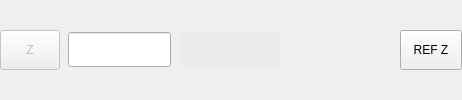
       <widget class="QWidget" name="dros_z_layout" native="true">
        <property name="minimumSize">
         <size>
          <width>0</width>
          <height>42</height>
         </size>
        </property>
        <layout class="QHBoxLayout" name="z_axis_dro_layout_6">
         <property name="spacing">
          <number>8</number>
         </property>
         <property name="leftMargin">
          <number>0</number>
         </property>
         <property name="topMargin">
          <number>2</number>
         </property>
         <property name="rightMargin">
          <number>0</number>
         </property>
         <property name="bottomMargin">
          <number>2</number>
         </property>
         <item>
          <widget class="MDIButton" name="zero_z_button">
           <property name="enabled">
            <bool>false</bool>
           </property>
           <property name="sizePolicy">
            <sizepolicy hsizetype="Preferred" vsizetype="Preferred">
             <horstretch>0</horstretch>
             <verstretch>0</verstretch>
            </sizepolicy>
           </property>
           <property name="minimumSize">
            <size>
             <width>60</width>
             <height>40</height>
            </size>
           </property>
           <property name="maximumSize">
            <size>
             <width>60</width>
             <height>40</height>
            </size>
           </property>
           <property name="styleSheet">
            <string notr="true">MDIButton {
   	font: 17pt &quot;Bebas Kai&quot;;
}</string>
           </property>
           <property name="text">
            <string>Z</string>
           </property>
           <property name="icon">
            <iconset resource="../../../../src/probe_basic/probe_basic.qrc">
             <normaloff>:/images/zero.png</normaloff>:/images/zero.png</iconset>
           </property>
           <property name="iconSize">
            <size>
             <width>20</width>
             <height>20</height>
            </size>
           </property>
           <property name="rules" stdset="0">
            <string>[
    {
        &quot;channels&quot;: [
            {
                &quot;url&quot;: &quot;status:g5x_index&quot;,
                &quot;trigger&quot;: true,
                &quot;type&quot;: &quot;int&quot;
            }
        ],
        &quot;expression&quot;: &quot;&quot;,
        &quot;name&quot;: &quot;G5x Index&quot;,
        &quot;property&quot;: &quot;None&quot;
    }
]</string>
           </property>
           <property name="MDICommand" stdset="0">
            <string>G10 L20 P{ch[0]} Z0.0</string>
           </property>
          </widget>
         </item>
         <item>
          <widget class="DROLineEdit" name="dro_entry_z_main">
           <property name="sizePolicy">
            <sizepolicy hsizetype="Preferred" vsizetype="Fixed">
             <horstretch>1</horstretch>
             <verstretch>0</verstretch>
            </sizepolicy>
           </property>
           <property name="minimumSize">
            <size>
             <width>100</width>
             <height>35</height>
            </size>
           </property>
           <property name="focusPolicy">
            <enum>Qt::ClickFocus</enum>
           </property>
           <property name="styleSheet">
            <string notr="true">DROLineEdit{
    border-style: transparant;
    border-color: rgb(235, 235, 235);
    border-width: 1px;
    border-radius: 5px;
    color: black;
    background: rgb(235, 235, 235);
    padding-right: 2px;
    font: 17pt &quot;Bebas Kai&quot;;
}</string>
           </property>
           <property name="alignment">
            <set>Qt::AlignRight|Qt::AlignTrailing|Qt::AlignVCenter</set>
           </property>
           <property name="referenceType" stdset="0">
            <number>1</number>
           </property>
           <property name="axisNumber" stdset="0">
            <number>2</number>
           </property>
           <property name="inchFormat" stdset="0">
            <string>%9.4f</string>
           </property>
           <property name="millimeterFormat" stdset="0">
            <string>%10.3f</string>
           </property>
           <property name="degreeFormat" stdset="0">
            <string>%10.2f</string>
           </property>
           <property name="latheMode" stdset="0">
            <number>0</number>
           </property>
          </widget>
         </item>
         <item>
          <widget class="DROLabel" name="drolabel_machine_z">
           <property name="sizePolicy">
            <sizepolicy hsizetype="Preferred" vsizetype="Fixed">
             <horstretch>1</horstretch>
             <verstretch>0</verstretch>
            </sizepolicy>
           </property>
           <property name="minimumSize">
            <size>
             <width>100</width>
             <height>35</height>
            </size>
           </property>
           <property name="styleSheet">
            <string notr="true">QLabel{
    border-style: transparent;
    border-color: rgb(235, 235, 235);
    border-width: 1px;
    border-radius: 5px;
    color: black;
    background: rgb(235, 235, 235);
	font: 17pt;
    padding-right: 2px;
    font: 17pt &quot;Bebas Kai&quot;;
}

QLabel[style=&quot;unhomed&quot;]{
   color: red;
}

QLabel[style=&quot;homing&quot;]{
   color: rgb(196, 160, 0);
}</string>
           </property>
           <property name="alignment">
            <set>Qt::AlignRight|Qt::AlignTrailing|Qt::AlignVCenter</set>
           </property>
           <property name="referenceType" stdset="0">
            <number>0</number>
           </property>
           <property name="axisNumber" stdset="0">
            <number>2</number>
           </property>
           <property name="inchFormat" stdset="0">
            <string>%9.4f</string>
           </property>
           <property name="millimeterFormat" stdset="0">
            <string>%10.3f</string>
           </property>
           <property name="degreeFormat" stdset="0">
            <string>%10.2f</string>
           </property>
           <property name="latheMode" stdset="0">
            <number>0</number>
           </property>
          </widget>
         </item>
         <item>
          <widget class="DROLabel" name="dro_dtg_z">
           <property name="sizePolicy">
            <sizepolicy hsizetype="Preferred" vsizetype="Fixed">
             <horstretch>1</horstretch>
             <verstretch>0</verstretch>
            </sizepolicy>
           </property>
           <property name="minimumSize">
            <size>
             <width>100</width>
             <height>35</height>
            </size>
           </property>
           <property name="styleSheet">
            <string notr="true">DROLabel{
    border-style: transparent;
    border-color: rgb(235, 235, 235);
    border-width: 1px;
    border-radius: 5px;
    color: black;
    background: rgb(235, 235, 235);
	font: 17pt;
    padding-right: 2px;
    font: 17pt &quot;Bebas Kai&quot;;
}

DROLabel[style=&quot;unhomed&quot;]{
   color: red;
}

DROLabel[style=&quot;homing&quot;]{
   color: rgb(196, 160, 0);
}</string>
           </property>
           <property name="alignment">
            <set>Qt::AlignRight|Qt::AlignTrailing|Qt::AlignVCenter</set>
           </property>
           <property name="referenceType" stdset="0">
            <number>2</number>
           </property>
           <property name="axisNumber" stdset="0">
            <number>2</number>
           </property>
           <property name="inchFormat" stdset="0">
            <string>%9.4f</string>
           </property>
           <property name="millimeterFormat" stdset="0">
            <string>%10.3f</string>
           </property>
           <property name="degreeFormat" stdset="0">
            <string>%10.2f</string>
           </property>
           <property name="latheMode" stdset="0">
            <number>0</number>
           </property>
          </widget>
         </item>
         <item>
          <widget class="ActionButton" name="ref_z_button_2">
           <property name="sizePolicy">
            <sizepolicy hsizetype="Preferred" vsizetype="Fixed">
             <horstretch>0</horstretch>
             <verstretch>0</verstretch>
            </sizepolicy>
           </property>
           <property name="minimumSize">
            <size>
             <width>62</width>
             <height>40</height>
            </size>
           </property>
           <property name="maximumSize">
            <size>
             <width>62</width>
             <height>40</height>
            </size>
           </property>
           <property name="focusPolicy">
            <enum>Qt::NoFocus</enum>
           </property>
           <property name="styleSheet">
            <string notr="true">QPushButton {
   	font: 15pt &quot;Bebas Kai&quot;;
}</string>
           </property>
           <property name="text">
            <string>REF Z</string>
           </property>
           <property name="rules" stdset="0">
            <string>[{&quot;name&quot;: &quot;home_prohibit&quot;, &quot;property&quot;: &quot;Enable&quot;, &quot;expression&quot;: &quot;not (ch[0] or ch[1] or ch[2] or ch[3])&quot;, &quot;channels&quot;: [{&quot;url&quot;: &quot;status:joint.0.homing&quot;, &quot;trigger&quot;: true}, {&quot;url&quot;: &quot;status:joint.1.homing&quot;, &quot;trigger&quot;: true}, {&quot;url&quot;: &quot;status:joint.2.homing&quot;, &quot;trigger&quot;: true}, {&quot;url&quot;: &quot;status:joint.3.homing&quot;, &quot;trigger&quot;: true}]}]</string>
           </property>
           <property name="actionName" stdset="0">
            <string>machine.home.axis:z</string>
           </property>
          </widget>
         </item>
        </layout>
       </widget>
